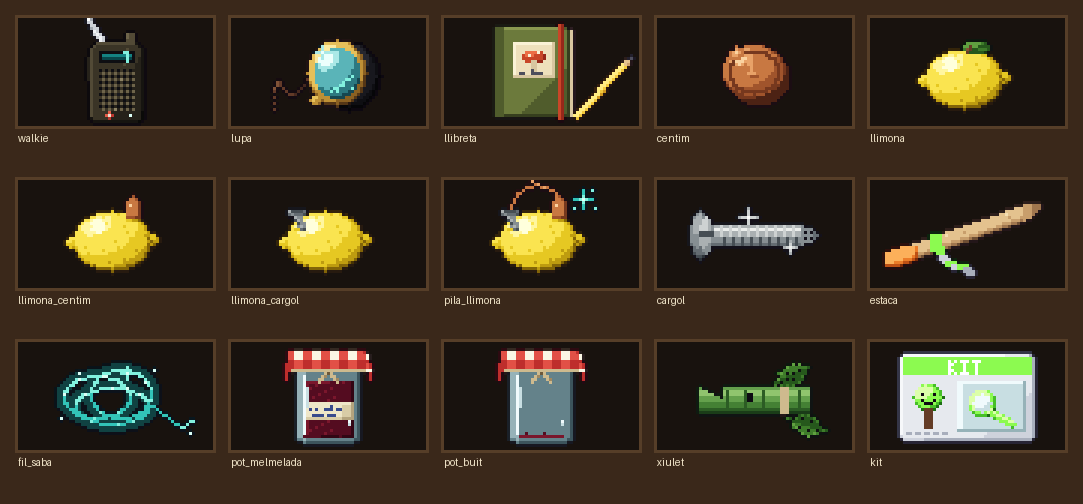

This figure's Python source:
#!/usr/bin/env python3
"""
L'Última Arrel — làmina de revisió de les icones d'inventari (hd640/items.py), ×3.

Cada icona (65×36, la mida real de la casella) damunt d'una casella fosca com les del HUD, amb el nom a sota.
Ús: python3 inventari.py  →  inventari.png
"""
import sys
from pathlib import Path

from PIL import Image, ImageDraw

HERE = Path(__file__).resolve().parent
TOOLS = HERE.parents[1] / 'adapters/benne/tools'
sys.path.insert(0, str(TOOLS))
from pixels import nearest  # noqa: E402
from hd640 import items  # noqa: E402

S, COLS, GAP = 3, 5, 6
FONS = (58, 40, 26)
CASELLA = (24, 18, 14)
VORA = (86, 62, 40)


def main():
    ids = list(items.ICONS)
    rows = -(-len(ids) // COLS)
    cw, ch = items.W + GAP, items.H + GAP + 12
    out = Image.new('RGBA', (COLS * cw + GAP, rows * ch + GAP), FONS + (255,))
    d = ImageDraw.Draw(out)
    for i, iid in enumerate(ids):
        x, y = GAP + (i % COLS) * cw, GAP + (i // COLS) * ch
        d.rectangle([x - 1, y - 1, x + items.W, y + items.H], fill=VORA)
        d.rectangle([x, y, x + items.W - 1, y + items.H - 1], fill=CASELLA)
        out.alpha_composite(items.render(iid), (x, y))
    big = nearest(out, (out.width * S, out.height * S))
    d = ImageDraw.Draw(big)
    for i, iid in enumerate(ids):
        x, y = GAP + (i % COLS) * cw, GAP + (i // COLS) * ch + items.H + 2
        d.text((x * S, y * S), iid, fill=(240, 228, 200))
    big.save(HERE / 'inventari.png')
    print('inventari.png', big.size)


if __name__ == '__main__':
    main()
